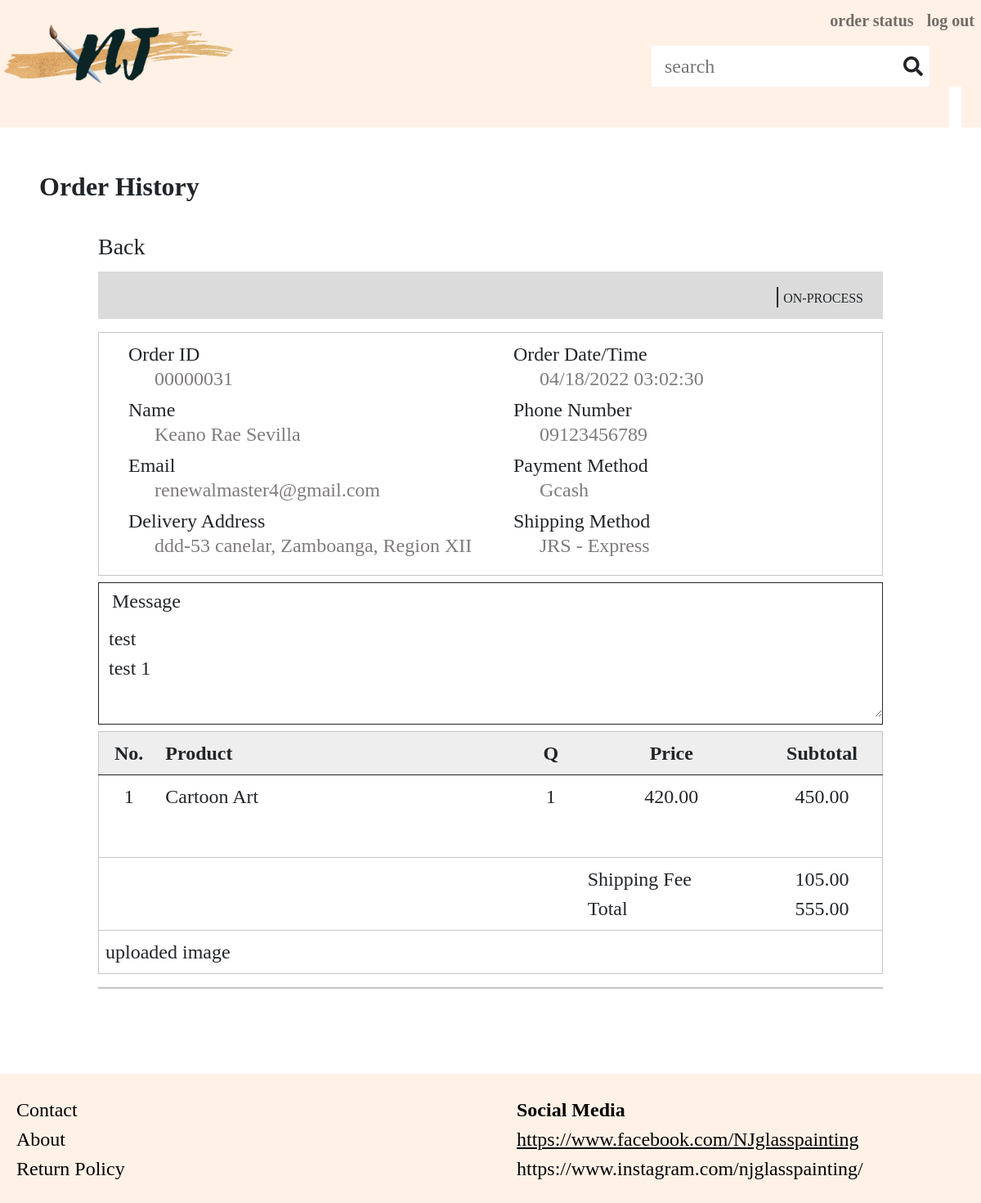
The page /users/user/order-details/account-details.php?id=00000031 (signed in) on the database its author committed.
### tables this page shows
CREATE TABLE `orders` (
  `id` mediumint(8) UNSIGNED ZEROFILL NOT NULL,
  `customer_id` mediumint(8) UNSIGNED ZEROFILL NOT NULL,
  `receiver_name` varchar(50) NOT NULL,
  `email` varchar(50) NOT NULL,
  `shipping_address` varchar(50) NOT NULL,
  `shipping_city` varchar(50) NOT NULL,
  `ship_postal_code` varchar(50) NOT NULL,
  `contact_number` varchar(50) NOT NULL,
  `shipping_fee` decimal(7,2) NOT NULL,
  `shipping_method` varchar(50) NOT NULL,
  `message` varchar(255) NOT NULL,
  `order_status` tinyint(11) NOT NULL,
  `order_date` timestamp NOT NULL DEFAULT current_timestamp(),
  `paid_date` timestamp NULL DEFAULT NULL ON UPDATE current_timestamp(),
  `shipped_date` timestamp NULL DEFAULT NULL ON UPDATE current_timestamp()
);

CREATE TABLE `user` (
  `id` mediumint(8) UNSIGNED ZEROFILL NOT NULL,
  `username` varchar(50) NOT NULL,
  `password` varchar(255) NOT NULL,
  `first_name` varchar(50) NOT NULL,
  `last_name` varchar(50) NOT NULL,
  `email` varchar(50) DEFAULT NULL,
  `phone_number` varchar(50) NOT NULL,
  `role` varchar(50) NOT NULL,
  `verify_key` varchar(255) NOT NULL,
  `verify_status` tinyint(1) NOT NULL DEFAULT 0,
  `verified_at` timestamp NULL DEFAULT NULL ON UPDATE current_timestamp(),
  `created_at` timestamp NOT NULL DEFAULT current_timestamp(),
  `modified_at` timestamp NOT NULL DEFAULT current_timestamp() ON UPDATE current_timestamp()
);

CREATE TABLE `product` (
  `id` int(11) NOT NULL,
  `product_name` varchar(50) NOT NULL,
  `product_cover` varchar(50) NOT NULL,
  `product_cover_path` varchar(255) NOT NULL,
  `product_details` varchar(255) NOT NULL,
  `products_rating` varchar(50) NOT NULL,
  `1ch_price` decimal(7,2) NOT NULL,
  `2ch_price` decimal(7,2) NOT NULL,
  `add_char` decimal(7,2) NOT NULL,
  `add_dedication` decimal(7,2) NOT NULL,
  `category` varchar(100) NOT NULL
);

CREATE TABLE `order_details` (
  `id` mediumint(8) UNSIGNED ZEROFILL NOT NULL,
  `order_id` mediumint(8) UNSIGNED ZEROFILL NOT NULL,
  `product_id` int(11) NOT NULL,
  `quantity` int(11) DEFAULT 0,
  `product_price` decimal(7,2) NOT NULL,
  `add_ons` decimal(7,2) NOT NULL DEFAULT 0.00,
  `add_ons_details` varchar(200) NOT NULL,
  `uploaded_image` varchar(255) NOT NULL
);

### users/user/process/account_process.php (called while the page is built, shortened)
<?php
    $database = new Connection();
    $db = $database->open();
    if(isset($_GET['id'])){
        $id = $_GET['id'];
        try{
            $sql = $db->prepare("SELECT o.id, DATE_FORMAT(o.order_date, '%m/%d/%Y %H:%i:%s') as date, o.receiver_name, u.phone_number,
                                u.email, CONCAT(o.shipping_address,', ',o.shipping_city) AS address, o.shipping_fee, o.shipping_method, o.message, p.product_name,
                                od.quantity, od.product_price, ((od.quantity*od.product_price)+od.add_ons) AS subtotal, os.name AS status, pm.receipt_status, pm.uploaded_receipt
                                FROM orders o JOIN user u JOIN product p JOIN order_details od JOIN order_status os JOIN payment pm
                                ON o.customer_id=u.id AND o.id=od.order_id AND p.id=od.product_id AND o.id=od.order_id AND os.id=o.order_status AND pm.order_details_id=od.id
                                WHERE o.id=:id");
                $sql->bindParam(':id', $id);
                $sql->execute();
                if($row=$sql->fetch(PDO::FETCH_ASSOC)){
                    $date = $row['date'];
                    $name = $row['receiver_name'];
                    $num = $row['phone_number'];
                    $email = $row['email'];
                    $addr = $row['address'];
                    $shipping_fee = $row['shipping_fee'];
                    $ship_method = $row['shipping_method'];
                    $message = $row['message'];
                    $productname = $row['product_name'];
                    $quantity = $row['quantity'];
                    $price = $row['product_price'];
                    $subtotal = $row['subtotal'];
                    $status = $row['status'];
                }
        }
        catch(PDOException $e){
            $_SESSION['msg'] = $e->getMessage();
        }
    }
?>

### users/user/order-details/account-details.php (the view, shortened to what this page needs)
<?php
    include('../../../include/header.php');
    include('../../../include/navbar.php');
    include('../process/account_process.php');
?>
    <div class="container-fluid p-0">
        <p class="header fs-2 fw-bold mt-5 mb-0 mx-5 mb-3">Order History</p>
        <div class="detail-container mx-auto">
        <?php
            if($status == "Pending"){
                $backpage = "user-pending.php";
            }
            elseif($status == "Confirmed"){
                $backpage = "user-to-pay.php";
            }
            elseif($status == "On Process"){
                $backpage = "user-onprocess.php";
            }
            elseif($status == "To ship"){
                $backpage = "user-ship.php";
            }
            elseif($status == "Cancelled"){
                $backpage = "user-cancelled.php";
            }
            elseif($status == "Completed"){
                $backpage = "user-completed.php";
            }
        ?>
            <div class="d-flex align-items-center mb-1">
            <a href="<?php echo $backpage; ?>" class="text-reset text-decoration-none fs-3">
                <span class="iconify fs-1" data-icon="ep:arrow-left"></span>Back
            </a>
            </div>
            <div class="detail-header text-end py-2">
                <p class="d-inline fw-bold fs-3">|</p>
                <p class="d-inline fs-6 me-4">
                    <?php
                        if($status == "Pending"){
                            echo "PENDING";
                        }
                        elseif($status == "Confirmed"){
                            echo "TO PAY";
                        }
                        elseif($status == "On Process"){
                            echo "ON-PROCESS";
                        }
                        elseif($status == "To ship"){
                            echo "TO SHIP";
                        }
                        elseif($status == "Cancelled"){
                            echo "CANCELLED";
                        }
                        elseif($status == "Completed"){
                            echo "COMPLETED";
                        }
                    ?>
                </p>
            </div>
            <div class="detail-topbox mt-3 mb-2">
                <div class="row mx-2">
                    <div class="col-md-6">
                        <div>
                            <div class="d-flex align-items-center">
                                <p class="mb-0 fs-4 mt-2">Order ID</p>
                            </div>
                            <p class="mb-0 fs-4 ms-5 lh-1" style="color: #7F7B7B;"><?php echo $id; ?></p>
                        </div>
                        <div>
                            <div class="d-flex align-items-center">
                                <p class="mb-0 fs-4 mt-2">Name</p>
                            </div>
                            <p class="my-0 fs-4 ms-5 lh-1" style="color: #7F7B7B;"><?php echo $name; ?></p>
                        </div>
                        <div>
                            <div class="d-flex align-items-center">
                                <p class="mb-0 fs-4 mt-2">Email</p>
                            </div>
                            <p class="mb-0 fs-4 ms-5 lh-1" style="color: #7F7B7B;"><?php echo $email; ?></p>
                        </div>
                        <div>
                            <div class="d-flex align-items-center">
                                <p class="mb-0 fs-4 mt-2">Delivery Address</p>
                            </div>
                            <p class="mb-4 fs-4 ms-5 lh-1" style="color: #7F7B7B;"><?php echo $addr; ?></p>
                        </div>
                    </div>
                    <div class="col-md-6">
                        <div>
                            <div class="d-flex align-items-center">
                                <p class="mb-0 fs-4 mt-2">Order Date/Time</p>
                            </div>
                            <p class="mb-0 fs-4 ms-5 lh-1" style="color: #7F7B7B;"><?php echo $date; ?></p>
                        </div>
                        <div>
                            <div class="d-flex align-items-center">
                                <p class="mb-0 fs-4 mt-2">Phone Number</p>
                            </div>
                            <p class="mb-0 fs-4 ms-5 lh-1" style="color: #7F7B7B;"><?php echo $num; ?></p>
                        </div>
                        <div>
                            <div class="d-flex align-items-center">
                                <p class="mb-0 fs-4 mt-2">Payment Method</p>
                            </div>
                            <p class="mb-0 fs-4 ms-5 lh-1" style="color: #7F7B7B;">Gcash</p>
                        </div>
                        <div>
                            <div class="d-flex align-items-center">
                                <p class="mb-0 fs-4 mt-2">Shipping Method</p>
                            </div>
                            <p class="mb-0 fs-4 ms-5 lh-1" style="color: #7F7B7B;"><?php echo $ship_method; ?></p>
                        </div>
                    </div>
                </div>
            </div>
            <div class="my-2 border border-dark">
                <div class="d-flex px-2 py-1 align-items-center">
                    <p class="mb-0 fs-4">Message</p>
                </div>
                <textarea class="form-control border-0 shadow-none rounded-0 mb-2 fs-4" name="message" rows="3" readonly><?php echo $message; ?></textarea>
            </div>
            <div class="detail-botbox">
                <table class="table text-center">
                    <thead>
                        <tr class="fs-4">
                            <th scope="col" class="col-sm-1">No.</th>
                            <th scope="col" class="col-sm-6 text-start">Product</th>
                            <th scope="col" class="col-sm-1">Q</th>
                            <th scope="col" class="col-sm-3">Price</th>
                            <th scope="col" class="col-sm-2">Subtotal</th>
                        </tr>
                    </thead>
                    <tbody>
                        <tr>
                            <td>
                                <p class="mb-0 fs-4">1</p>
                            </td>
                            <td>
                                <p class="mb-0 fs-4 text-start"><?php echo $productname; ?></p>
                            </td>
                            <td>
                                <p class="mb-0 fs-4"><?php echo $quantity; ?></p>
                            </td>
                            <td>
                                <p class="mb-0 fs-4"><?php echo $price; ?></p>
                            </td>
                            <td>
                                <p class="mb-5 fs-4"><?php echo $subtotal; ?></p>
                            </td>
                        </tr>
                        <tr>
                            <td colspan="3"></td>
                            <td>
                                <div class="text-start">
                                    <p class="mb-0 fs-4">Shipping Fee</p>
                                </div>
                                <div class="text-start">
                                    <p class="mb-0 fs-4">Total</p>
                                </div>
                            </td>
                            <td>
                                <div>
                                    <p class="mb-0 fs-4"><?php echo $shipping_fee; ?></p>
                                </div>
                                <div>
                                    <p class="mb-0 fs-4"><?php echo number_format($subtotal+$shipping_fee,2); ?></p>
                                </div>
                            </td>
                        </tr>
                        <tr>
                            <td colspan="5">
                                <div class="text-start">
                                    <p class="mb-0 fs-4">uploaded image</p>
                                </div>
                            </td>
                        </tr>
                    </tbody>
                </table>
                <form action="" method="POST" enctype="multipart/form-data">
                    <div class="tmpbox d-flex align-items-center">
                        </div>
                    </div>
            </div>
        </div>
        <br>
        <br>
        <br>
        <br>
<?php include('../../../include/footer.php'); ?>

### assets/css/styles.css (style rules this page uses)
* { margin: 0; padding: 0; box-sizing: border-box; font-family: Calibri; }
body { overflow-x: hidden; }
a { cursor: pointer; }
.detail-container { width: 80%; }
.detail-header { background-color: rgba(209, 209, 209, 0.77); }
.detail-topbox, .detail-botbox table, .detail-botbox .tmpbox { border: 1px solid #C4C4C4; }
.detail-botbox thead { background-color: rgba(209, 209, 209, 0.36); }
.form-control:disabled,.form-control[readonly] { background-color: #fff !important; }
.table { table-layout: fixed; }

### rows shown on the page
orders: receiver_name "Keano Rae Sevilla", customer.email "renewalmaster4@gmail.com", customer.phone_number "09123456789", shipping_method "JRS - Express", message "test test 1", product.product_name "Cartoon Art", order_details.quantity "1", order_details.product_price "420.00", shipping_fee "105.00"

### other values the page prints
$id "00000031"
$addr "ddd-53 canelar, Zamboanga, Region XII"
$date "04/18/2022 03:02:30"
$subtotal "450.00"
$subtotal+$shipping_fee "555.00"
